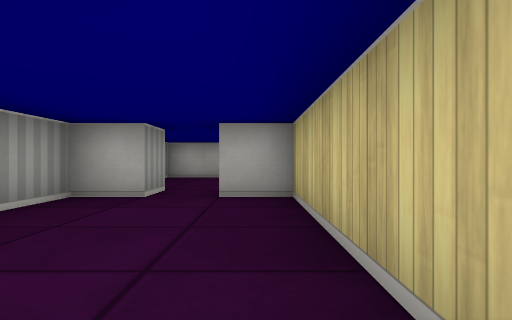
[1] (above)

15 first-person views from a walk through a cub3D ray-caster map. The camera is about half as high as the walls, looks level and sees 75° across. The floor is counted in squares. Each view is taken from the middle of a square. On the plan, view 1 faces up. The plan holds only what a view shows up to about 9 squares ahead; the rest is blank.

[2]
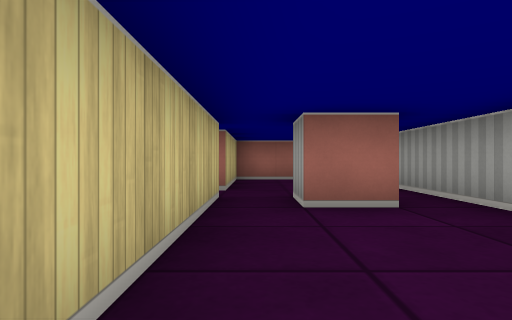

[3]
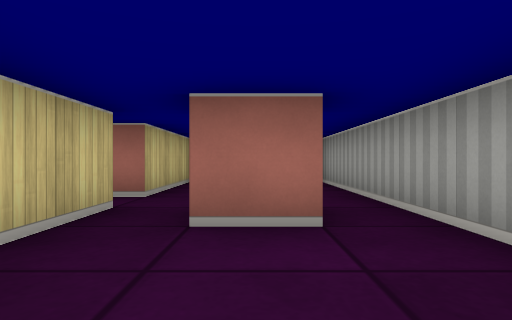

[4]
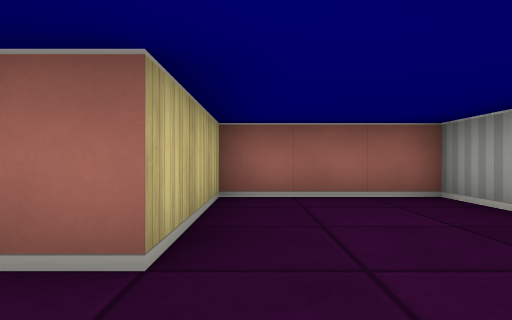

[5]
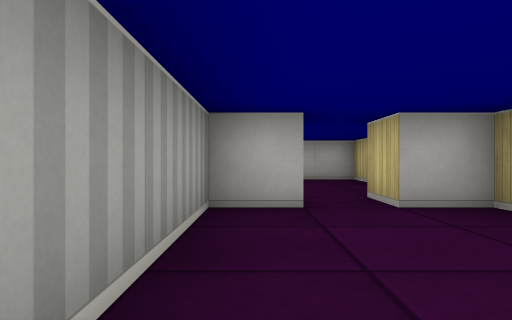

[6]
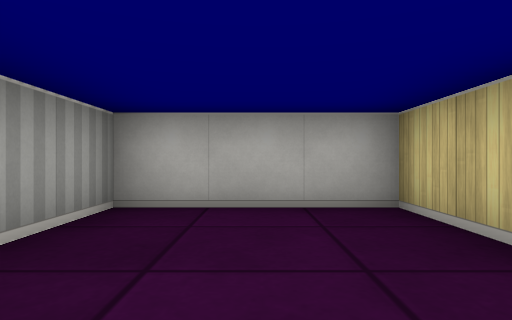

[7]
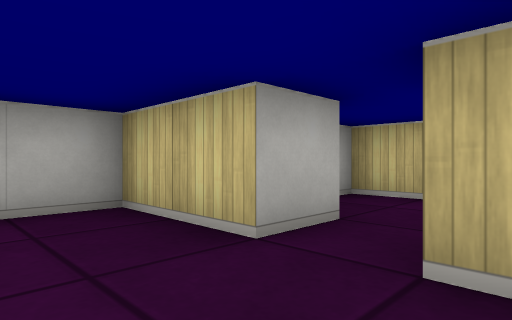

[8]
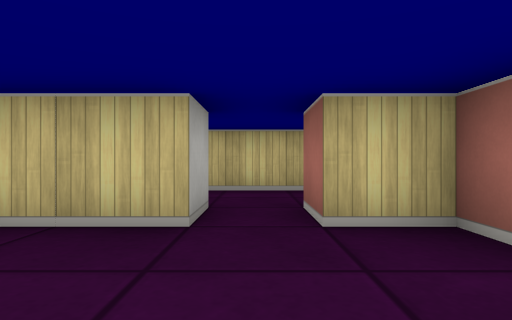

[9]
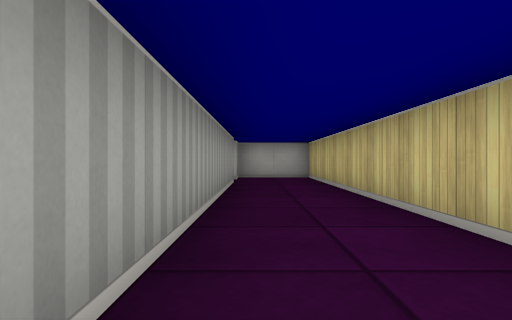

[10]
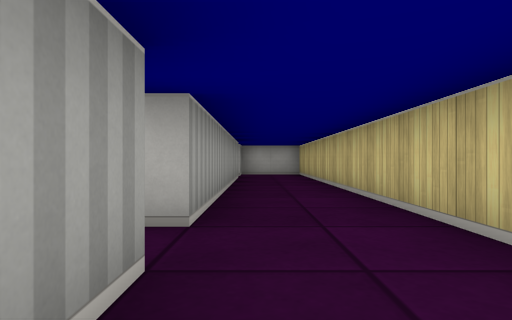

[11]
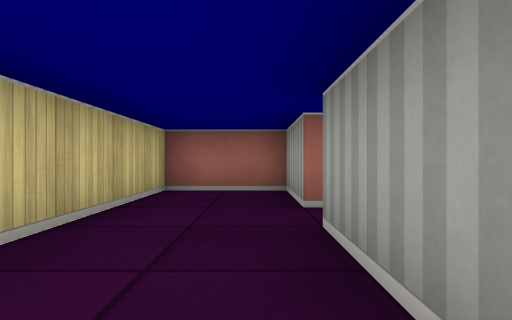

[12]
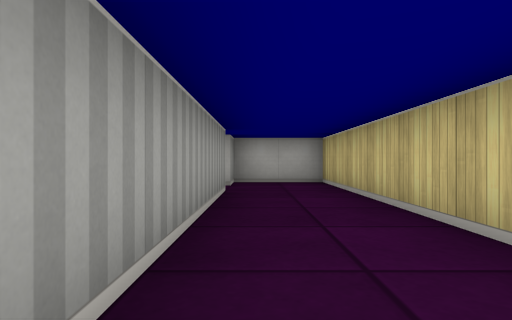

[13]
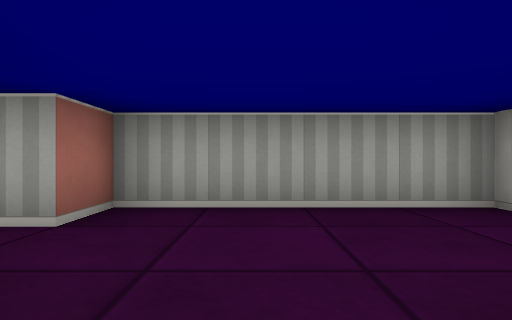

[14]
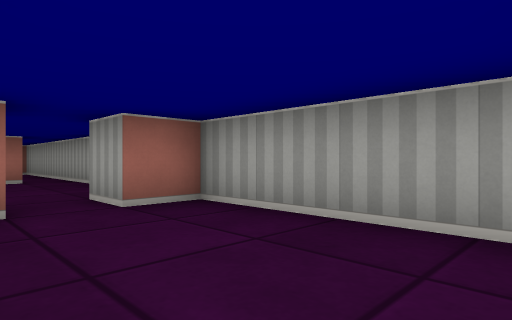

[15]
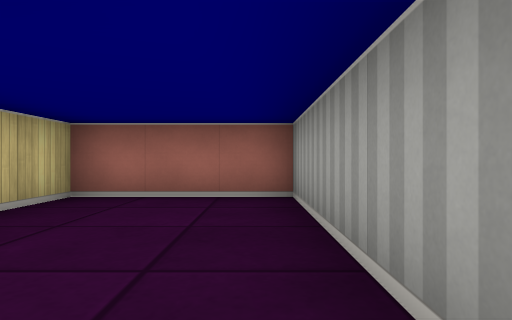

### Floor plan
Ten units are one square. View 1 is at (0, 0); x grows to the right and y downward. Boxes are objects, and circles mark ways between rooms. Rooms are numbered by the first view taken in them; rooms with no view inside come last. Other rooms are left out.
<svg viewBox="-30 -100 70 150">
<path fill="none" stroke="#000" d="M-15 -5 -5 -5 -5 5M5 5 5 -45 -5 -45 -5 -55M15 5 11 5M-15 -55 -15 -45 -25 -45 -25 45 5 45 5 15 15 15M-5 -55 5 -55 5 -65 15 -65M15 -75 5 -75 5 -95 -25 -95 -25 -55 -15 -55M15 -65 15 5M15 15 15 35 35 35 35 -85 15 -85 15 -75"/>
<circle cx="-10" cy="-50" r="3" fill="#2a7"/>
<circle cx="10" cy="10" r="3" fill="#2a7"/>
<circle cx="10" cy="-70" r="3" fill="#2a7"/>
<text x="-10" y="-10">1</text>
<text x="-10" y="-70">2</text>
<text x="20" y="-30">3</text>
</svg>
Room 1 opens to room 2. Room 1 opens to room 3. Room 2 opens to room 3.

Where each view was taken, in squares from view 1:
view 1: 0 up, 0 right, facing up
view 2: 4 up, 0 right, facing down
view 3: 3 up, 1 left, facing down
view 4: 0 up, 0 right, facing down
view 5: 1 up, 2 left, facing up
view 6: 6 up, 1 left, facing up
view 7: 6 up, 1 left, facing up-right
view 8: 7 up, 2 left, facing right
view 9: 1 down, 2 right, facing up
view 10: 3 down, 2 right, facing up
view 11: 2 up, 2 right, facing down
view 12: 1 up, 2 right, facing up
view 13: 7 up, 1 right, facing left
view 14: 9 up, 0 right, facing down-left
view 15: 0 up, 2 left, facing down
